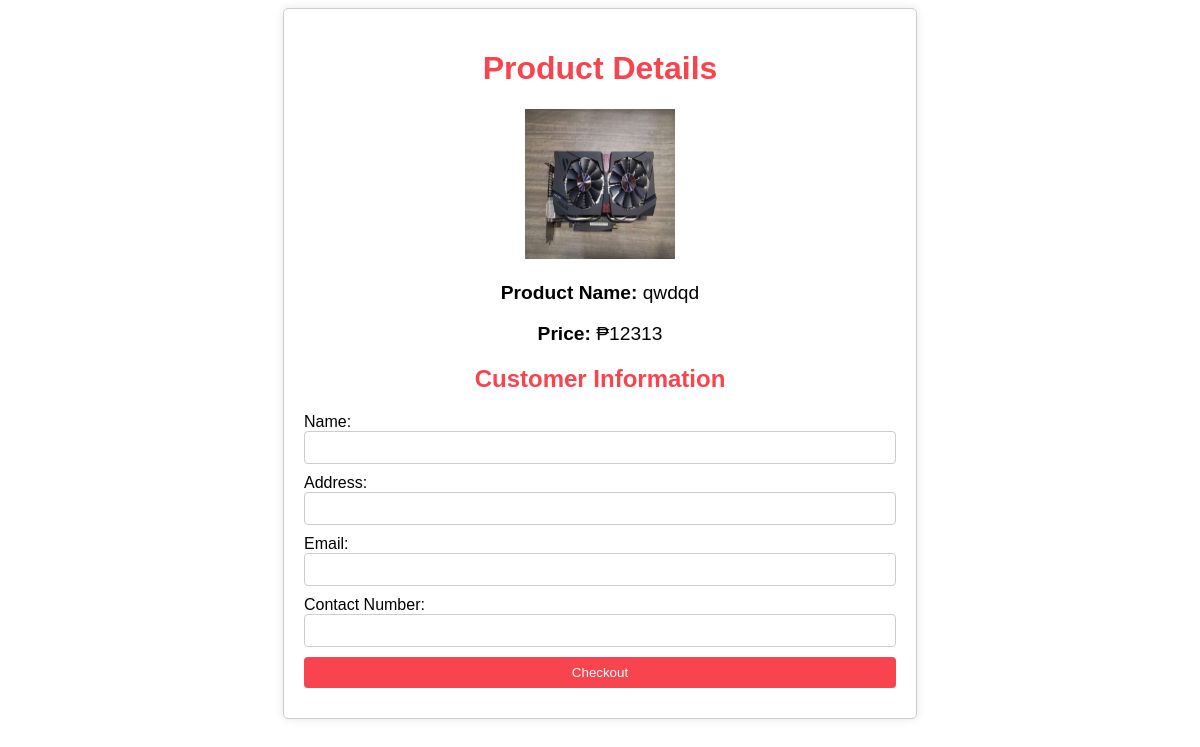
The page /order.php?product_id=67 on the database its author committed.
### tables this page shows
CREATE TABLE `product` (
  `product_id` int(11) NOT NULL,
  `product_name` varchar(255) NOT NULL,
  `product_image` blob NOT NULL,
  `price` int(255) NOT NULL
);

### order.php (the view, shortened to what this page needs)
<?php
include_once "admin_panel/config/dbconnect.php";
?>
<!DOCTYPE html>
<html>
<head>
</head>
<body>
    <div class="container">
        <?php
        if (isset($_GET['product_id']) && is_numeric($_GET['product_id'])) {
            $product_id = $_GET['product_id'];
            $sql = "SELECT * FROM product WHERE product_id = $product_id";
            $result = $conn->query($sql);
            if ($result && $result->num_rows > 0) {
                $row = $result->fetch_assoc();
        ?>
                <h1 style = "color: #f7444e;">Product Details</h1>
                <img src="<?php echo str_replace('./uploads/', 'admin_panel/uploads/', $row['product_image']); ?>" width="150" height="150">
                <p style="font-size: larger;"><strong>Product Name:</strong> <?php echo $row["product_name"]; ?></p>
                <p style="font-size: larger;"><strong>Price:</strong> ₱<?php echo $row["price"]; ?></p>
                <h2 style = "color: #f7444e;">Customer Information</h2>
                <form action="checkout.php" method="post">
                    <label for="name">Name:</label><br>
                    <input type="text" id="name" name="name" required><br>
                    <label for="email">Address:</label><br>
                    <input type="text" id="address" name="address" required><br>
                    <label for="email">Email:</label><br>
                    <input type="email" id="email" name="email" required><br>
                    <label for="contact">Contact Number:</label><br>
                    <input type="text" id="contact" name="contact" inputmode="numeric" required><br>
                    <input type="submit" value="Checkout">
                </form>
        <?php
            } else {
                echo "Product not found.";
            }
        } else {
            echo "Invalid product ID.";
        }
        ?>
    </div>
</body>
</html>

### order.php (style rules this page uses)
body { font-family: Arial, sans-serif; text-align: center; }
.container { margin: 0 auto; width: 50%; padding: 20px; border: 1px solid #ccc; border-radius: 5px; box-shadow: 0 0 10px rgba(0, 0, 0, 0.1); }
form { text-align: left; }
input[type="text"], input[type="email"], input[type="contact"], input[type="submit"] { width: 100%; margin-bottom: 10px; padding: 8px; border: 1px solid #ccc; border-radius: 4px; box-sizing: border-box; }
input[type="submit"] { background-color: #f7444e; color: white; border: none; cursor: pointer; }

### rows shown on the page
product: product_image (picture), product_name "qwdqd", price "12313"
